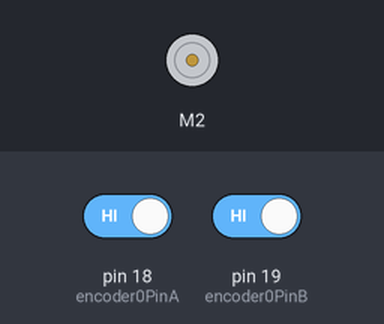
The sketch below on a simulated Arduino Uno, built with avr-gcc and run on an emulated ATmega328P. Shown: DC motor (green arrow = forward, orange = backward, longer = faster). The inputs (shaded band) are chosen by the test bench; at power-on: pin 18 (encoder0PinA) HIGH, pin 19 (encoder0PinB) HIGH. What the sketch prints to the serial monitor is not drawn.

Above: at 0.1 s.
At 0.7 s:
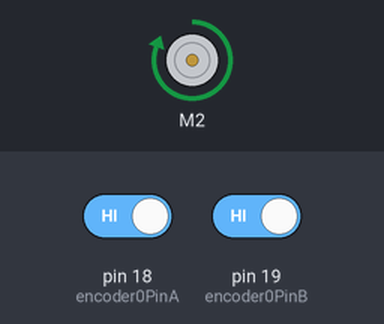
At 1.7 s:
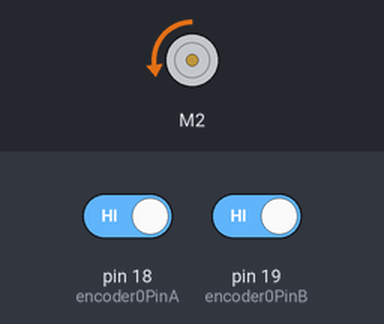
Timing chart, 0 to 3.2 s (numbered marks = the images above):
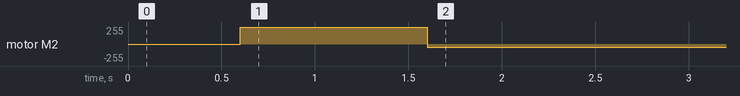

The sketch:

Simple_Motor_Test.ino
```cpp
#include <Adafruit_MotorShield.h>
#include <Wire.h>
#include "utility/Adafruit_PWMServoDriver.h"
Adafruit_MotorShield AFMS = Adafruit_MotorShield();
Adafruit_DCMotor *myMotor = AFMS.getMotor(2);

 const int encoder0PinA = 18;
 const int encoder0PinB = 19;
 volatile int encoder0Pos = 0;

void setup() {
  // put your setup code here, to run once:
  Serial.begin(9600);
  delay(500);
  Serial.println("Serial communication begun");
  delay(100);
  AFMS.begin();
  Serial.println("MotorShield communication begun");
  myMotor->run(FORWARD);
  Serial.println("Motor initialized");
  myMotor->setSpeed(255);
  delay(1000);
  myMotor->run(RELEASE);
}

void loop() {
  // put your main code here, to run repeatedly:
  myMotor->run(BACKWARD);
  myMotor->setSpeed(50);
  Serial.println(digitalRead(encoder0PinA));
  Serial.println(digitalRead(encoder0PinB));


}
```

Measured:
- by itself, motor M2: stopped → forward 255/255 at 0.60 s, → backward 50/255 1.0 s later
